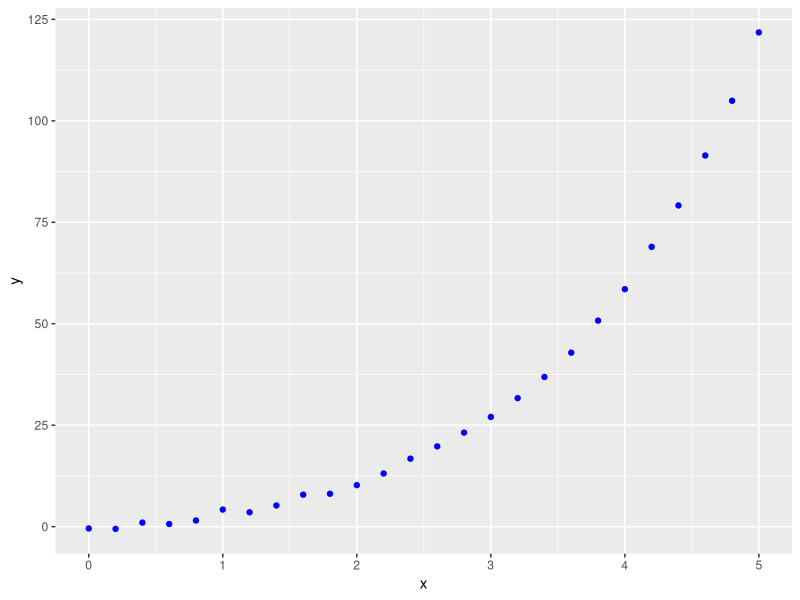
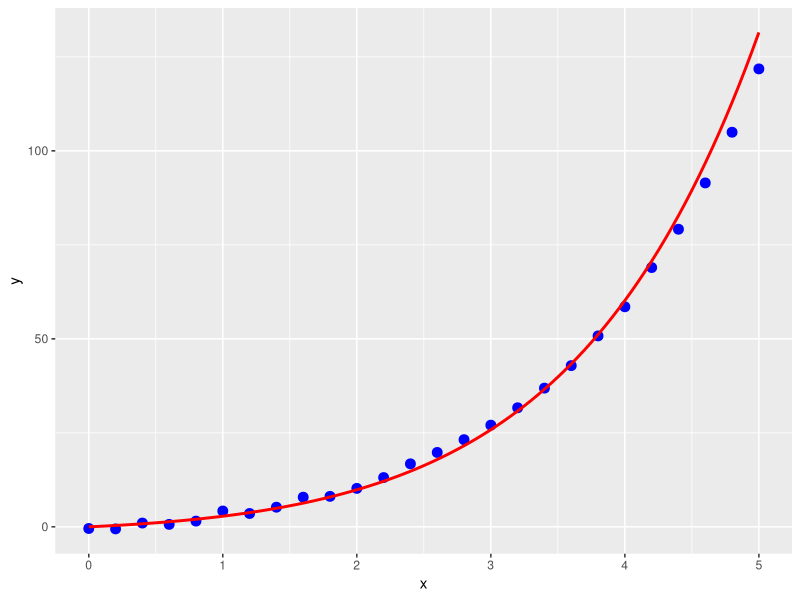

The R script that drew these images, in order:
## ---- chunk 1
knitr::opts_chunk$set(echo = TRUE)
## ---- chunk 2
#install.packages("parcma")
library(pracma)
## ---- chunk 3
library(ggplot2)

set.seed(11)
black <- function(x) {
    2 * x * exp(0.5 * x) + runif(length(x), min = -1, max = 1)
}
x_test <- seq(0, 5, 0.2)
y_test <- black(x_test)
 
rigion <- data.frame(x = x_test, y = y_test)  # Données prétraitées
ggplot(rigion, aes(x, y)) + geom_point(color = "blue")  # Dessinez un nuage de points à partir duquel vous pouvez construire un modèle de fonction exponentielle
# Modèle de fonction：y = c1*t*exp(c2*t), Linéarisation des fonctions：lny = lnc1 + lnt + c2*t
# Substituer des variables et transformer des inconnues en coefficients de fonctions linéaires：lny -lnt = c2*t + k,
# La variable indépendante est t, la variable dépendante est lny-lnt et le coefficient est calculé par ajustement linéaire：k, c2
fun_y <- log(y_test, base = exp(1)) - log(x_test, base = exp(1))
fun_x <- x_test
relation <- lm(fun_y ~ fun_x)  # Établir une relation linéaire
print(relation)  # Afficher le coefficient de relation, les résultat: c2 = 0.5583, k = 0.4780
k <- relation[[1]][1]
c2 <- relation[[1]][2]
 
# Apportez les valeurs de c2 et k pour trouverc1 = e^k
c1 <- exp(k)
# Le modèle de fonction est：
fun_last <- function(x) {
    c1 * x * exp(c2 * x)
}
# Dessinez le graphique ajusté
 ggplot(rigion, aes(x, y)) + geom_point(color = "blue", size = 3) + stat_function(fun = fun_last, color = "red", size = 1)
